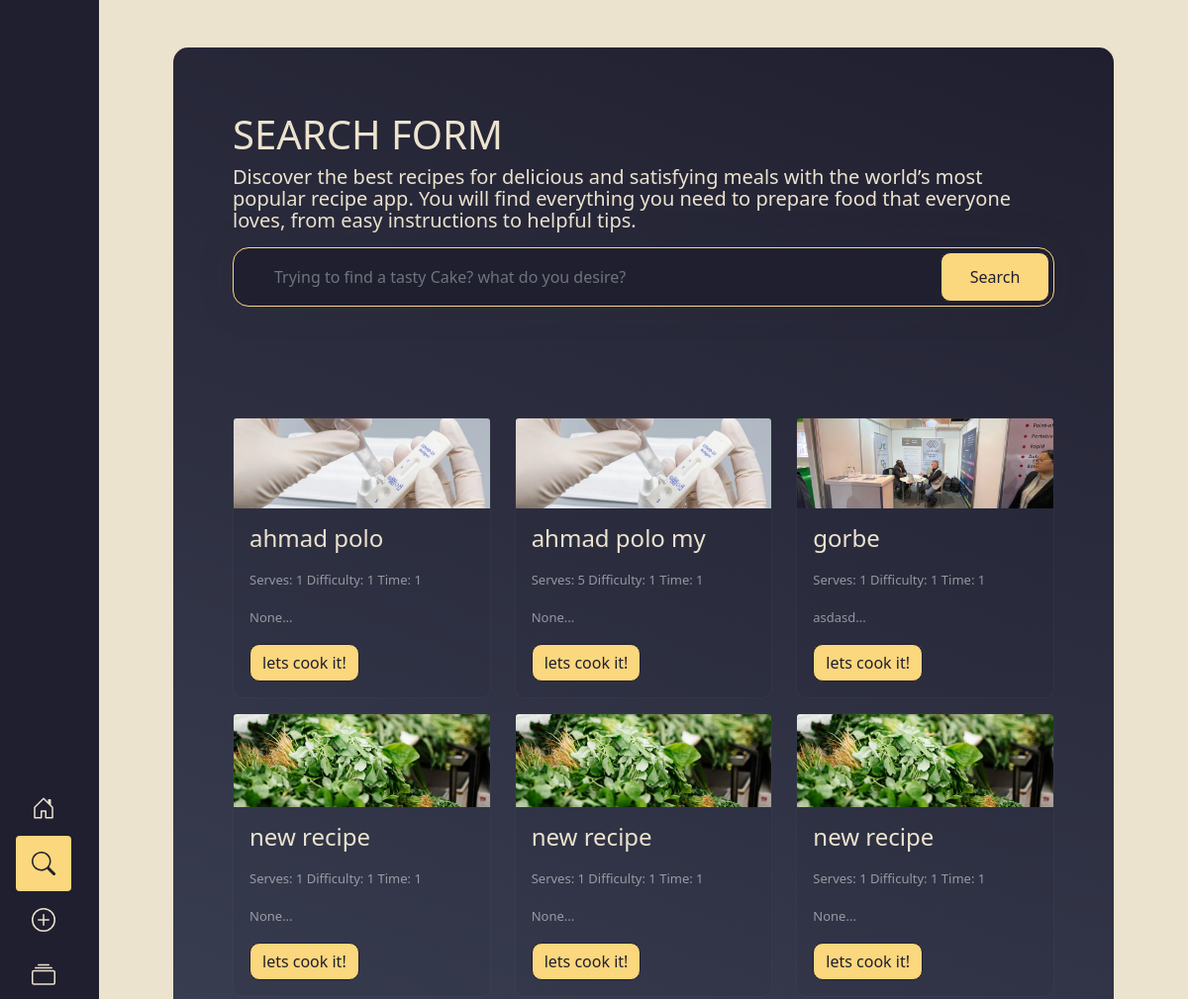
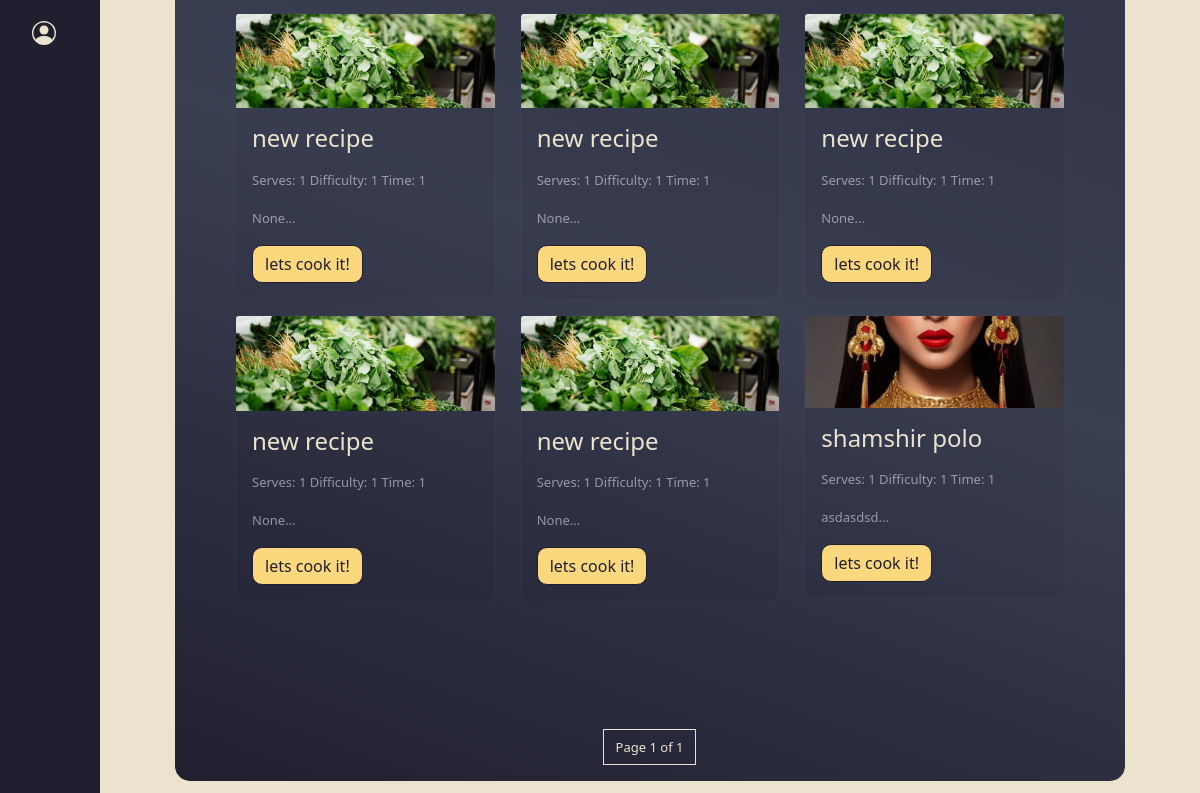
The app's page /search/ with its own data (2 pictures, top to bottom).
### recipes/models.py (models this page shows, shortened)
class Recipe(models.Model):
    author = models.ForeignKey(User, on_delete=models.CASCADE,default=1)
    chef=models.CharField(max_length=100,default="common",help_text="recipe's chef name (e.g. Chef John)",null=True,blank=True)
    status=models.BooleanField(default=False,help_text="is this recipe ready to be published?")
    name=models.CharField(max_length=300,help_text='Recipe Name (e.g. Pasta)')
    privacy=models.BooleanField(default=False,help_text='is this recipe private?')
    date = models.DateField(auto_now_add=True)
    updated_at = models.DateTimeField(auto_now=True)
    serves = models.IntegerField(default=1 ,help_text='serves (e.g. 4 people)',null=True,blank=True)
    difficulty = models.IntegerField(default=1 ,help_text='difficulty level (e.g. Easy)',null=True,blank=True)
    timetoprepare=models.IntegerField(default=1 ,validators=[MinValueValidator(1), MaxValueValidator(1000)],help_text='time to prepare (e.g. 30 minutes)',null=True,blank=True)
    intro = models.TextField(help_text='an introduction for the recipe',blank=True)
    outro = models.TextField(help_text='add some notes for the recipe',blank=True)
    image = ResizedImageField(size=[850, 300], quality=80,force_format='WebP',crop=['middle', 'center'], upload_to='recipe_images/',default="default/default-recipe.jpg",blank=True, null=True,help_text='choose an image for the recipe')
    cat=models.ManyToManyField(RecipeCats,blank=True,help_text='Select categories for recipe (hold ctrl to select more than one recipe)')
    ingredients = models.ManyToManyField(RecipeIngredients,blank=True,help_text='Select ingredients for recipe (hold ctrl to select more than one recipe)')
    instructions = models.ManyToManyField(RecipeInstructions,blank=True,help_text='Select instructions for recipe (hold ctrl to select more than one recipe)')
    class Meta:
        verbose_name_plural = 'Recipe'

### recipes/views.py (the view)
# urls.py: path('search/', search_view, name='search'),
def search_view(request):
    query = request.GET.get('q')
    if query:
        recipe_count = Recipe.objects.filter(privacy=False,status=True,name__icontains=query).count()
        recipes = Recipe.objects.filter(privacy=False,status=True,name__icontains=query)
        paginator = Paginator(recipes, 12)
        page = request.GET.get('page')
        recipes = paginator.get_page(page)
        q=query
    else:
        recipes = Recipe.objects.filter(privacy=False,status=True)
        recipe_count = Recipe.objects.filter(privacy=False,status=True).count()
        paginator = Paginator(recipes, 12)
        page = request.GET.get('page')
        recipes= paginator.get_page(page)
        q=query
    return render(request, 'search.html', {'recipes': recipes,'recipe_count':recipe_count,'q':q})

### recipes/templates/search.html (shortened to what this page needs)
{% extends 'base.html' %}
{% block content %}
{% load static %}
<div class="sub-content d-block container my-5" style="overflow:auto;">
  <div class="d-block mt-3">
    <div class="search-form mt-2 mb-3 p-5"">
      <h1>
     SEARCH FORM
      </h1>
      <p class="lead ">Discover the best recipes for delicious and satisfying meals with the world’s most popular recipe
        app. You will find everything you need to prepare food that everyone loves, from easy instructions to helpful
        tips.</p>
        {% include 'search_form.html' %}
    </div>
    <div class="row recipe-content py-5 mt-2 mb-5 px-5">
      {% for recipe in recipes|dictsort:"name" %}
      <div class=" recipe-card col-sm-12 col-md-6 col-lg-4 ">
        <section class="card dark-card" >
          <img class="card-img-top img-fluid " src="{{recipe.image.url}}" alt="{{ recipe.image.name }}" width="300"
            height="100" />
          <div class="card-body">
            <h4 class="card-title">{{ recipe.name }}</h4>
            <p class="card-text">
            <div class="d-inline py-2 ">Serves: {{ recipe.serves }}</div>
            <div class="d-inline py-2 ">Difficulty: {{ recipe.difficulty }}</div>
            <div class="d-inline py-2 ">Time: {{ recipe.timetoprepare }}</div>
            <div class="intro py-3 ">{{ recipe.intro|slice:':150' }}...</div>
            <a href="{% url 'view_recipe' recipe.id %}" class="btn btn-primary">lets cook it!</a>
          </div>
        </section>
      </div>
      {% endfor %}
    </div>
    <div class="row">
      <nav aria-label="Page navigation ">
        <ul class="pagination pt-3 justify-content-center">
          <li class="page-item disabled">
            <a class="page-link" href="#" tabindex="-1" aria-disabled="true">Page {{ recipes.number }} of
              {{recipes.paginator.num_pages }}</a>
          </li>
        </ul>
      </nav>
    </div>
  </div>
</div>
{% endblock %}

### static/css/style.css (style rules this page uses)
:root { --grad-back: linear-gradient(200deg, rgba(32, 31, 47, 1) 0%, rgba(58, 63, 82, 1) 67%, rgba(32, 31, 47, 1) 100%); --dark-back: #201f2f; --light-back: #ece3ce; --dark-card: rgba(32, 31, 47,0.05); --dark-input: #201f2f; --light-text: #ece3ce; --dark-text: #201f2f; --recipe-color: #fbd77d; --recipe-color-2: #f97157; --recipe-green: #00e6d5; }
*, main, .content-body { margin: 0; padding: 0; }
body { font-weight: 400; -webkit-text-size-adjust: 100%; -webkit-tap-highlight-color: rgba(0, 0, 0, 0); font-family: "Poppins", Arial, sans-serif; line-height: 22px; font-size: 13px; box-sizing: border-box; position: relative; height: 50px; background-color: var(--light-back) !important; color: var(--light-text) !important; }
.sub-content { max-width: 950px !important; background: var(--grad-back) !important; border-radius: 15px; }
.btn { border-radius: 10px !important; }
.btn-primary, .nav-link.active { color: var(--dark-text) !important; background-color: var(--recipe-color) !important; border-color: var(--dark-text) !important; }
a { color: var(--recipe-color) !important; }
.page-link { color: var(--recipe-color) !important; }
.card { transition: all 0.3s ease-in-out; }
.dark-card { background-color: var(--dark-card) !important; border-radius: 10px!important; border-color: rgba(255, 255, 255, 0.03)!important; color: rgba(255, 255, 255,0.5); }
.card-title { color: var(--light-text) }
.recipe-card { padding-right: 10px; padding-left: 10px; margin-top: 15px; margin-bottom: 15px; }
.page-item.disabled .page-link, .page-item * { color: var(--light-text) !important; background-color: var(--dark-card) !important; border-color: var(--light-text) !important; }

### records on screen
Recipe: image (picture), name "ahmad polo", serves "1", difficulty "1", timetoprepare "1", intro "None"
Recipe: image (picture), name "ahmad polo my", serves "5", difficulty "1", timetoprepare "1", intro "None"
Recipe: image (picture), name "gorbe", serves "1", difficulty "1", timetoprepare "1", intro "asdasd"
Recipe: image (placeholder picture), name "new recipe", serves "1", difficulty "1", timetoprepare "1", intro "None"
Recipe: image (placeholder picture), name "new recipe", serves "1", difficulty "1", timetoprepare "1", intro "None"
Recipe: image (placeholder picture), name "new recipe", serves "1", difficulty "1", timetoprepare "1", intro "None"
Recipe: image (placeholder picture), name "new recipe", serves "1", difficulty "1", timetoprepare "1", intro "None"
Recipe: image (placeholder picture), name "new recipe", serves "1", difficulty "1", timetoprepare "1", intro "None"
Recipe: image (placeholder picture), name "new recipe", serves "1", difficulty "1", timetoprepare "1", intro "None"
Recipe: image (placeholder picture), name "new recipe", serves "1", difficulty "1", timetoprepare "1", intro "None"
Recipe: image (placeholder picture), name "new recipe", serves "1", difficulty "1", timetoprepare "1", intro "None"
Recipe: image (picture), name "shamshir polo", serves "1", difficulty "1", timetoprepare "1", intro "asdasdsd"

### other values on screen
{{ recipes.number }} "1"
{{ recipes.paginator.num_pages }} "1"
